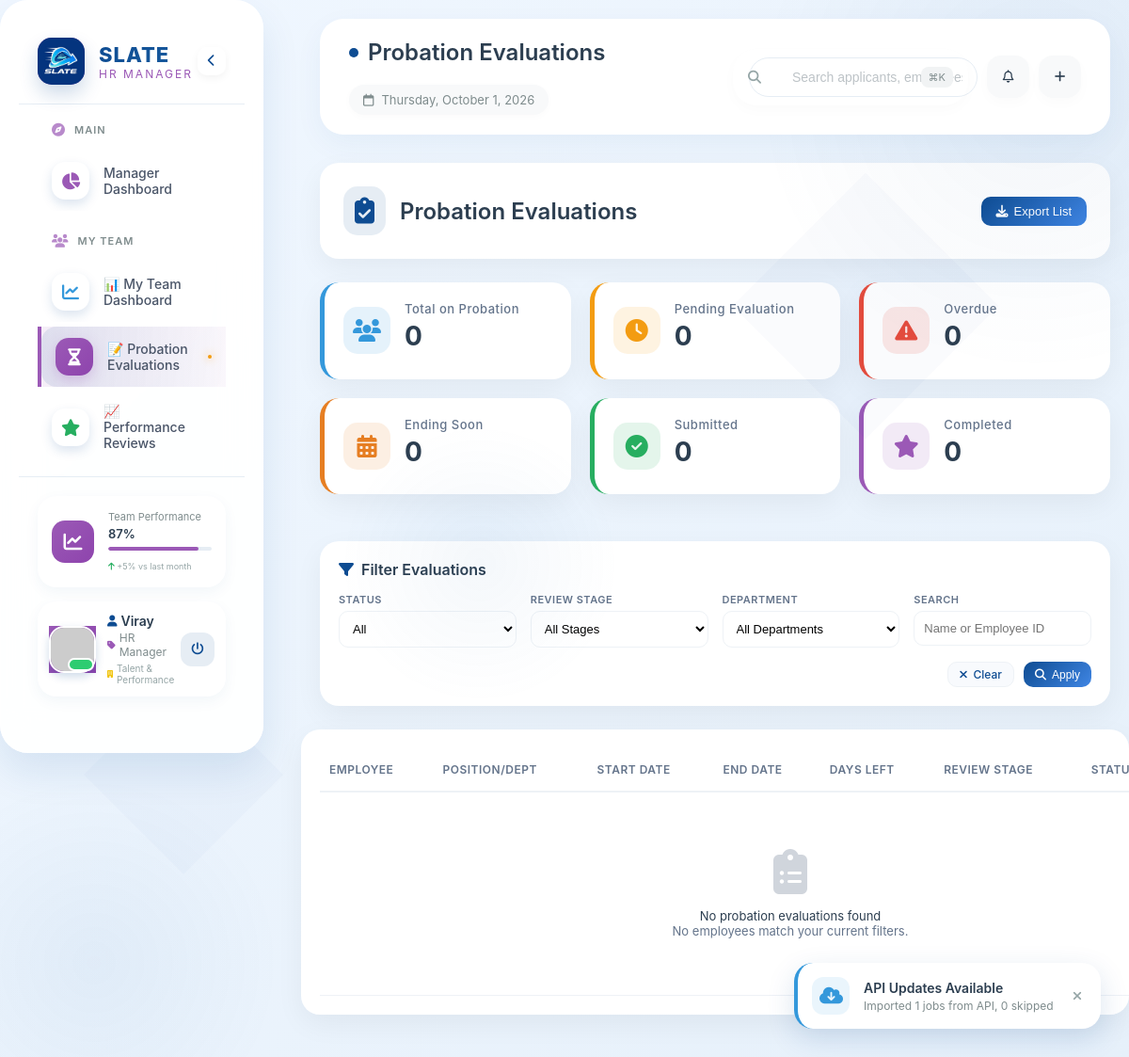
The page /root.php?page=probation-evaluations (signed in) on the database its author committed.
### tables this page shows
CREATE TABLE `users` (
  `id` int(11) NOT NULL,
  `username` varchar(50) NOT NULL,
  `email` varchar(100) NOT NULL,
  `password` varchar(255) NOT NULL,
  `full_name` varchar(100) NOT NULL,
  `company_name` varchar(100) DEFAULT NULL,
  `role` enum('admin','dispatcher','driver','customer','manager') DEFAULT 'customer',
  `phone` varchar(20) DEFAULT NULL,
  `profile_picture` varchar(255) DEFAULT NULL,
  `created_at` timestamp NOT NULL DEFAULT current_timestamp(),
  `updated_at` timestamp NOT NULL DEFAULT current_timestamp() ON UPDATE current_timestamp()
);

CREATE TABLE `activity_log` (
  `id` int(11) NOT NULL,
  `user_id` int(11) DEFAULT NULL,
  `action` varchar(100) NOT NULL,
  `description` text DEFAULT NULL,
  `ip_address` varchar(45) DEFAULT NULL,
  `user_agent` text DEFAULT NULL,
  `created_at` timestamp NOT NULL DEFAULT current_timestamp()
);

### includes/config.php (called while the page is built, shortened)
<?php
function getUserInfo($pdo, $user_id) {
    $stmt = $pdo->prepare("SELECT * FROM users WHERE id = ?");
    $stmt->execute([$user_id]);
    return $stmt->fetch();
}
?>

### includes/notification_functions.php (called while the page is built, shortened)
<?php
function getRecentAPIImports($pdo, $limit = 5) {
    $stmt = $pdo->prepare("
        SELECT * FROM activity_log
        WHERE action IN ('import_job_from_api', 'bulk_import_jobs')
        ORDER BY created_at DESC
        LIMIT :limit
    ");
    $stmt->bindParam(':limit', $limit, PDO::PARAM_INT);
    $stmt->execute();
    return $stmt->fetchAll();
}

### includes/sidebar-manager.php (the view, shortened to what this page needs)
<?php
require_once 'includes/notification_functions.php';
$current_page = isset($_GET['page']) ? $_GET['page'] : 'manager-dashboard';
$collapsed = isset($_COOKIE['sidebar']) && $_COOKIE['sidebar'] == 'collapsed';
$user = getUserInfo($pdo, $_SESSION['user_id']);
$full_name = $user['full_name'] ?? 'Manager';
$first_name = explode(' ', $full_name)[0];
$profile_picture_path = '';
?>
<aside class="unique-sidebar <?php echo $collapsed ? 'collapsed' : ''; ?>">
    <div class="sidebar-glass"></div>
    <div class="sidebar-content">
        <div class="sidebar-header">
            <div class="logo-container">
                <div class="logo-wrapper">
                    <img src="assets/images/logo1.png" alt="HR Manager" class="logo-image"
                         onerror="this.onerror=null; this.src='https://ui-avatars.com/api/?name=HRM&background=9b59b6&color=fff&size=100&bold=true&format=png';">
                </div>
                <?php if (!$collapsed): ?>
                <div class="logo-text-wrapper">
                    <span class="logo-bcp">SLATE</span>
                    <span class="logo-budget">HR MANAGER</span>
                </div>
                <?php endif; ?>
            </div>
            <button class="sidebar-toggle-btn" onclick="toggleSidebar()">
                <i class="fas fa-chevron-<?php echo $collapsed ? 'right' : 'left'; ?>"></i>
            </button>
        </div>
        <div class="sidebar-nav-container">
            <div class="sidebar-section">
                <?php if (!$collapsed): ?>
                <div class="section-header">
                    <i class="fas fa-compass"></i>
                    <span>MAIN</span>
                </div>
                <?php endif; ?>
                <ul class="nav-menu">
                    <li class="nav-item <?php echo $current_page == 'manager-dashboard' ? 'active' : ''; ?>" style="--item-color: #9b59b6;">
                        <a href="?page=manager-dashboard">
                            <div class="icon-wrapper">
                                <i class="fas fa-chart-pie"></i>
                            </div>
                            <?php if (!$collapsed): ?>
                            <span class="nav-label">Manager Dashboard</span>
                            <?php endif; ?>
                        </a>
                    </li>
                </ul>
            </div>
            <div class="sidebar-section">
                <?php if (!$collapsed): ?>
                <div class="section-header">
                    <i class="fas fa-users"></i>
                    <span>MY TEAM</span>
                </div>
                <?php endif; ?>
                <ul class="nav-menu">
                    <li class="nav-item <?php echo $current_page == 'team-dashboard' ? 'active' : ''; ?>" style="--item-color: #3498db;">
                        <a href="?page=team-dashboard">
                            <div class="icon-wrapper">
                                <i class="fas fa-chart-line"></i>
                            </div>
                            <?php if (!$collapsed): ?>
                            <span class="nav-label">📊 My Team Dashboard</span>
                            <?php endif; ?>
                        </a>
                    </li>
                    <li class="nav-item <?php echo $current_page == 'probation-evaluations' ? 'active' : ''; ?>" style="--item-color: #f39c12;">
                        <a href="?page=probation-evaluations">
                            <div class="icon-wrapper">
                                <i class="fas fa-hourglass-half"></i>
                            </div>
                            <?php if (!$collapsed): ?>
                            <span class="nav-label">📝 Probation Evaluations</span>
                            <div class="nav-indicator"></div>
                            <?php endif; ?>
                        </a>
                    </li>
                    <li class="nav-item <?php echo $current_page == 'performance-reviews' ? 'active' : ''; ?>" style="--item-color: #27ae60;">
                        <a href="?page=performance-reviews">
                            <div class="icon-wrapper">
                                <i class="fas fa-star"></i>
                            </div>
                            <?php if (!$collapsed): ?>
                            <span class="nav-label">📈 Performance Reviews</span>
                            <?php endif; ?>
                        </a>
                    </li>
                    <li class="nav-item <?php echo $current_page == 'promotion-recommendations' ? 'active' : ''; ?>" style="--item-color: #9b59b6;">
                        <a href="?page=promotion-recommendations">
                        </a>
                    </li>
                </ul>
            </div>
        </div>
        <div class="sidebar-footer">
            <div class="savings-widget">
                <div class="savings-icon">
                    <i class="fas fa-chart-line"></i>
                </div>
                <?php if (!$collapsed): ?>
                <div class="savings-info">
                    <span class="savings-label">Team Performance</span>
                    <span class="savings-value">87%</span>
                    <div class="savings-bar">
                        <div class="savings-progress" style="width: 87%; background: #9b59b6;"></div>
                    </div>
                    <span class="savings-detail">
                        <i class="fas fa-arrow-up" style="color: #27ae60;"></i> +5% vs last month
                    </span>
                </div>
                <?php endif; ?>
            </div>
            <div class="couple-profile-widget">
                <div class="couple-avatar-single">
                    <?php if ($profile_picture_path): ?>
                        <img src="<?php echo htmlspecialchars($profile_picture_path); ?>"
                             alt="<?php echo htmlspecialchars($full_name); ?>"
                             class="profile-avatar">
                    <?php else: ?>
                        <img src="https://ui-avatars.com/api/?name=<?php echo urlencode($first_name); ?>&background=9b59b6&color=fff&size=100&bold=true&format=png&length=1"
                             alt="<?php echo htmlspecialchars($full_name); ?>">
                    <?php endif; ?>
                    <div class="status-badge"></div>
                </div>
                <?php if (!$collapsed): ?>
                <div class="couple-info">
                    <div class="couple-names">
                        <span class="your-name">
                            <i class="fas fa-user"></i> <?php echo htmlspecialchars($first_name); ?>
                        </span>
                        <span class="partner-name">
                            <i class="fas fa-tag" style="color: #9b59b6;"></i>
                            HR Manager
                        </span>
                    </div>
                    <span class="couple-role">
                        <i class="fas fa-building" style="color: #f1c40f;"></i>
                        Talent & Performance
                    </span>
                </div>
                <?php endif; ?>
                <button class="logout-btn" onclick="logout()" title="Logout">
                    <i class="fas fa-power-off"></i>
                </button>
            </div>
        </div>
    </div>
</aside>

### includes/header.php (shortened to what this page needs)
<?php
require_once 'includes/notification_functions.php';
$current_page = isset($_GET['page']) ? $_GET['page'] : 'dashboard';
$current_subpage = isset($_GET['subpage']) ? $_GET['subpage'] : '';
$page_title = ucfirst(str_replace('-', ' ', $current_subpage ?: $current_page));
$recent_imports = getRecentAPIImports($pdo, 3);
?>
<!DOCTYPE html>
<html lang="en">
<head>
    <link rel="stylesheet" href="https://cdnjs.cloudflare.com/ajax/libs/font-awesome/6.4.0/css/all.min.css">
</head>
<body>
<header class="unique-header">
    <div class="header-left">
        <div class="page-indicator">
            <div class="page-dot"></div>
            <h2>
                <?php
                if ($current_subpage) {
                    echo ucfirst(str_replace('-', ' ', $current_subpage));
                } else {
                    echo $page_title;
                }
                ?>
            </h2>
        </div>
        <div class="date-badge">
            <i class="far fa-calendar"></i>
            <span><?php echo date('l, F j, Y'); ?></span>
        </div>
    </div>
    <div class="header-right">
        <div class="search-container">
            <i class="fas fa-search search-icon"></i>
            <input type="text" placeholder="Search applicants, employees..." id="searchInput">
            <div class="search-shortcut">⌘K</div>
        </div>
        <div class="header-actions">
            <button class="action-btn" onclick="showNotificationCenter()">
                <i class="far fa-bell"></i>
            </button>
            <button class="action-btn" onclick="showQuickActions()">
                <i class="fas fa-plus"></i>
            </button>
        </div>
    </div>
</header>
<?php if (!empty($recent_imports)): ?>
<div class="api-alert" id="apiAlert">
    <div class="api-alert-icon">
        <i class="fas fa-cloud-download-alt"></i>
    </div>
    <div class="api-alert-content">
        <div class="api-alert-title">API Updates Available</div>
        <div class="api-alert-text">
            <?php
            $latest = $recent_imports[0];
            echo htmlspecialchars($latest['description']);
            ?>
        </div>
    </div>
    <button class="api-alert-close" onclick="document.getElementById('apiAlert').remove()">
        <i class="fas fa-times"></i>
    </button>
</div>
<?php endif; ?>

### includes/sidebar-manager.php (style rules this page uses)
.unique-sidebar .logo-wrapper { background: linear-gradient(135deg, #9b59b6, #8e44ad); }
.unique-sidebar .logo-budget { color: #9b59b6; }
.unique-sidebar .nav-item.active { background: linear-gradient(98deg, rgba(155, 89, 182, 0.1) 0%, rgba(155, 89, 182, 0.05) 100%); border-left: 4px solid #9b59b6; }
.unique-sidebar .nav-item.active .icon-wrapper { background: linear-gradient(135deg, #9b59b6 0%, #8e44ad 100%); box-shadow: 0 5px 15px rgba(155, 89, 182, 0.3); }
.unique-sidebar .savings-widget .savings-icon { background: linear-gradient(135deg, #9b59b6 0%, #8e44ad 100%); }
.couple-avatar-single { background: linear-gradient(135deg, #9b59b6, #8e44ad); }
.section-header i { color: #9b59b6; }

### includes/header.php (style rules this page uses)
.unique-header { background: white; padding: 20px 30px; display: flex; align-items: center; justify-content: space-between; border-radius: 25px; box-shadow: 0 10px 30px rgba(14,76,146,0.05); margin-bottom: 30px; position: relative; z-index: 100; }
.header-left { display: flex; align-items: center; gap: 20px; }
.page-indicator { display: flex; align-items: center; gap: 10px; }
.page-dot { width: 10px; height: 10px; background: #0e4c92; border-radius: 50%; animation: pulse 2s infinite; }
.page-indicator h2 { font-size: 24px; font-weight: 600; color: #2c3e50; }
.date-badge { display: flex; align-items: center; gap: 8px; padding: 8px 15px; background: #f8f9fa; border-radius: 20px; font-size: 13px; color: #7f8c8d; }
.header-right { display: flex; align-items: center; gap: 20px; }
.search-container { position: relative; }
.search-icon { position: absolute; left: 15px; top: 50%; transform: translateY(-50%); color: #95a5a6; font-size: 14px; }
.search-container input { width: 300px; padding: 12px 15px 12px 45px; border: 1px solid rgba(14,76,146,0.1); border-radius: 30px; font-size: 14px; transition: all 0.3s; }
.search-shortcut { position: absolute; right: 15px; top: 50%; transform: translateY(-50%); background: #f1f3f4; padding: 4px 8px; border-radius: 8px; font-size: 11px; color: #7f8c8d; }
.header-actions { display: flex; align-items: center; gap: 10px; }
.action-btn { width: 45px; height: 45px; border: none; background: #f8f9fa; border-radius: 15px; color: #2c3e50; cursor: pointer; transition: all 0.3s; position: relative; display: flex; align-items: center; justify-content: center; }
.api-alert { position: fixed; bottom: 30px; right: 30px; background: white; border-radius: 20px; box-shadow: 0 10px 30px rgba(14,76,146,0.15); padding: 15px; display: flex; align-items: center; gap: 15px; z-index: 1000; animation: slideUp 0.3s; border-left: 4px solid #3498db; }
.api-alert-icon { width: 40px; height: 40px; background: rgba(52,152,219,0.1); border-radius: 12px; display: flex; align-items: center; justify-content: center; color: #3498db; font-size: 20px; }
.api-alert-content { flex: 1; }
.api-alert-title { font-size: 14px; font-weight: 600; color: #2c3e50; margin-bottom: 3px; }
.api-alert-text { font-size: 12px; color: #7f8c8d; }
.api-alert-close { background: none; border: none; color: #95a5a6; cursor: pointer; padding: 5px; border-radius: 8px; transition: all 0.3s; }

### modules/probation-evaluations.php (style rules this page uses)
:root { --primary: #0e4c92; --primary-dark: #0a3a70; --primary-light: #4086e4; --primary-transparent: rgba(14, 76, 146, 0.1); --primary-transparent-2: rgba(14, 76, 146, 0.2); --success: #27ae60; --warning: #f39c12; --danger: #e74c3c; --info: #3498db; --purple: #9b59b6; --orange: #e67e22; --yellow: #f1c40f; --dark: #2c3e50; --gray: #64748b; --light-gray: #f8fafd; --border: #eef2f6; }
.header-actions { display: flex; gap: 10px; }
.status-badge { padding: 5px 12px; border-radius: 20px; font-size: 11px; font-weight: 600; display: inline-flex; align-items: center; gap: 4px; white-space: nowrap; }

### rows shown on the page
users: full_name "Viray"
activity_log: description "Imported 1 jobs from API, 0 skipped"

### other values the page prints
$page_title "Probation Evaluations"
$stats['total'] "0"
$stats['pending'] "0"
$stats['overdue'] "0"
$stats['ending_soon'] "0"
$stats['submitted'] "0"
$stats['completed'] "0"
